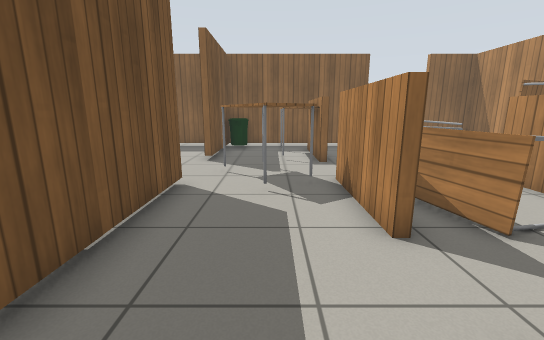
View 1 (above)

24 first-person views from a walk through a Gazebo world. The camera is 1 m above the floor, tilts 12° down and sees 90° across. The floor is counted in squares, 0.5 m on a side. Each view is taken from the middle of a square. On the plan, view 1 faces up. The plan holds only what a view shows up to about 16 squares ahead; the rest is blank. Simple patterns stand in for the simulator's built-in surfaces.

View 2
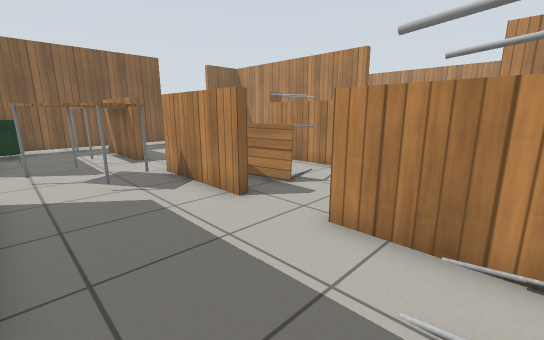

View 3
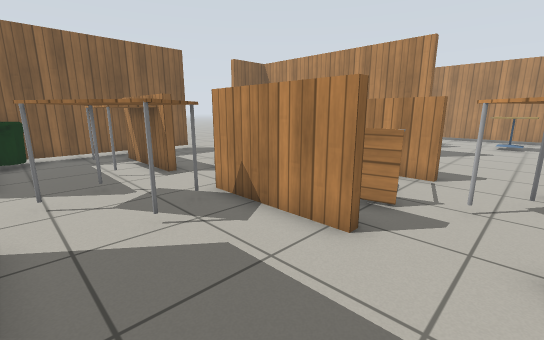

View 4
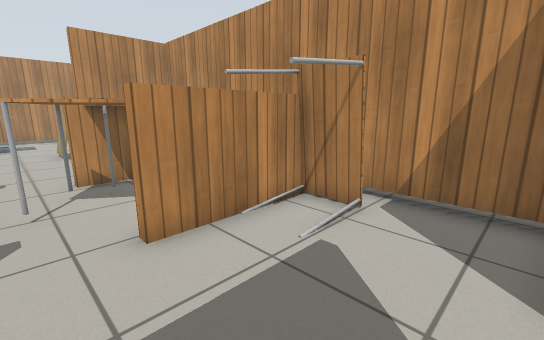

View 5
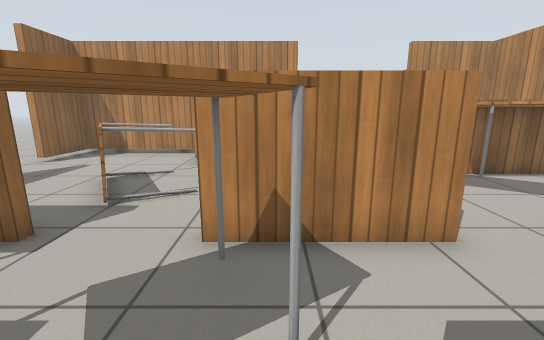

View 6
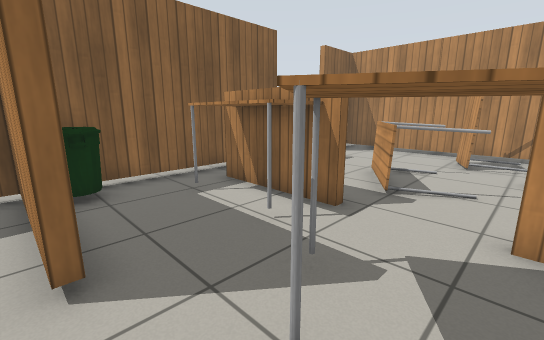

View 7
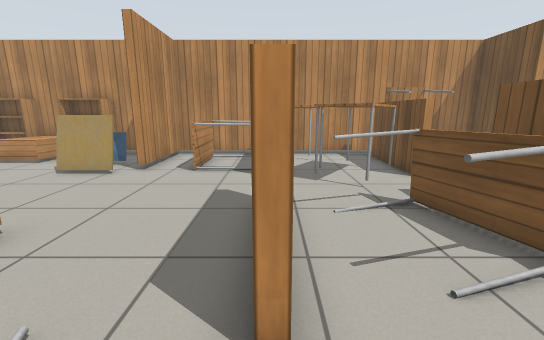

View 8
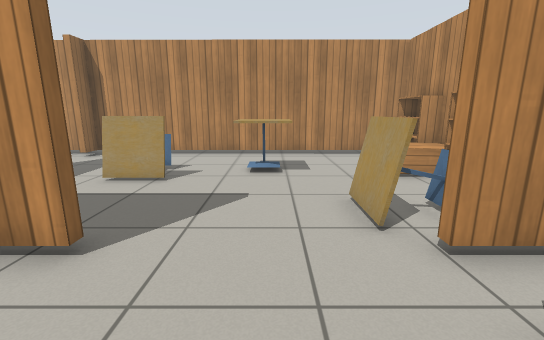

View 9
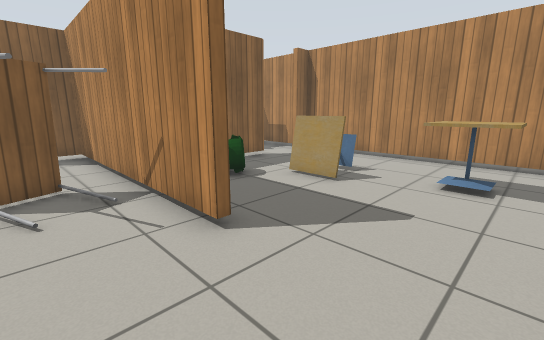

View 10
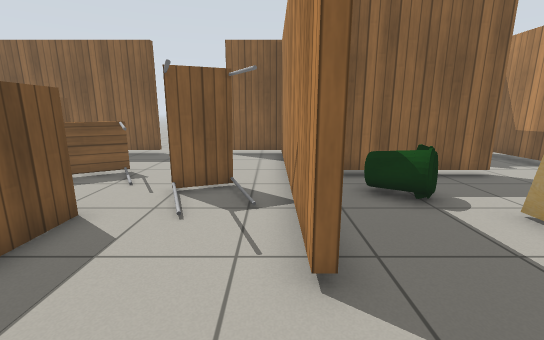

View 11
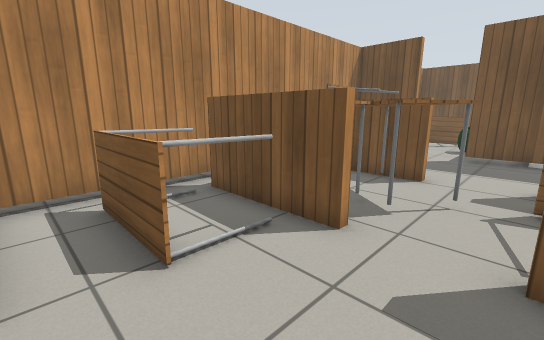

View 12
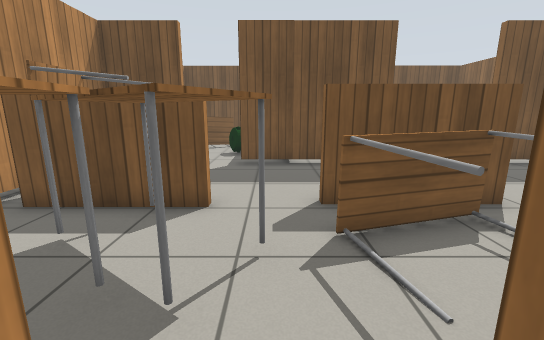

View 13
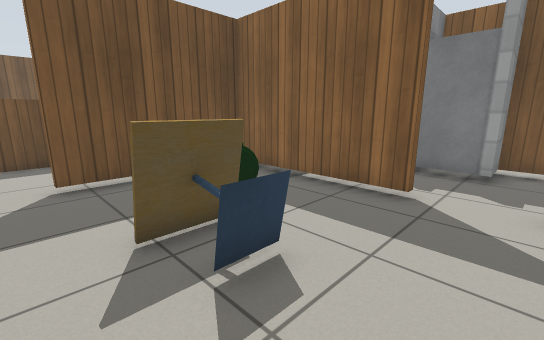

View 14
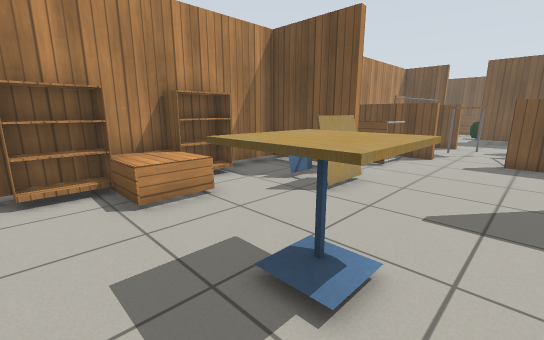

View 15
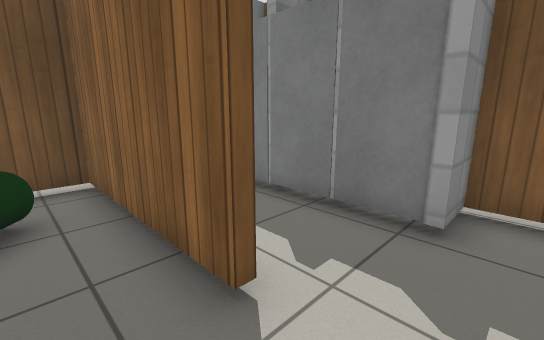

View 16
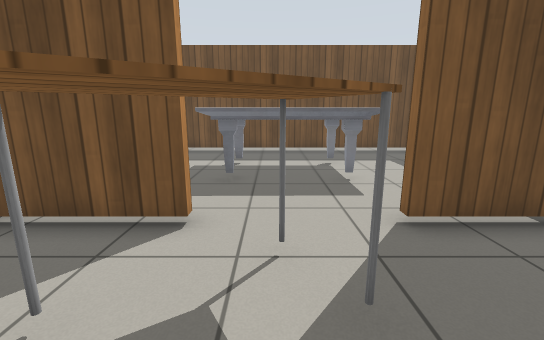

View 17
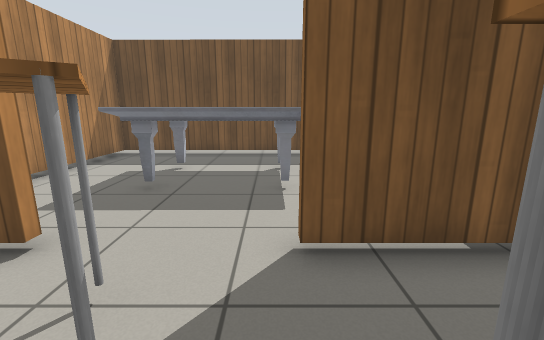

View 18
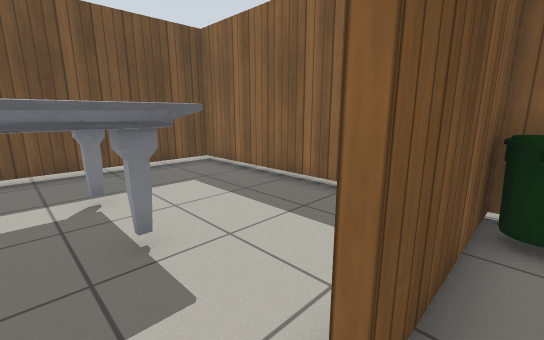

View 19
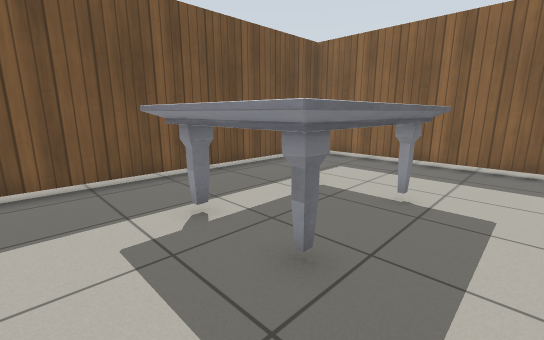

View 20
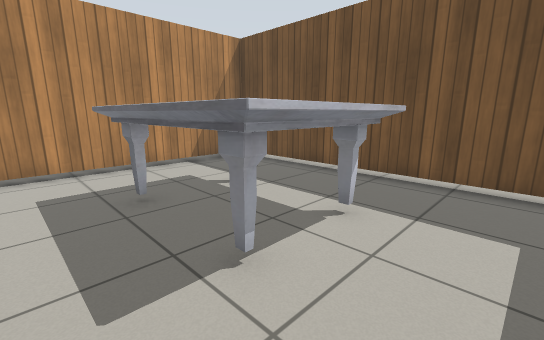

View 21
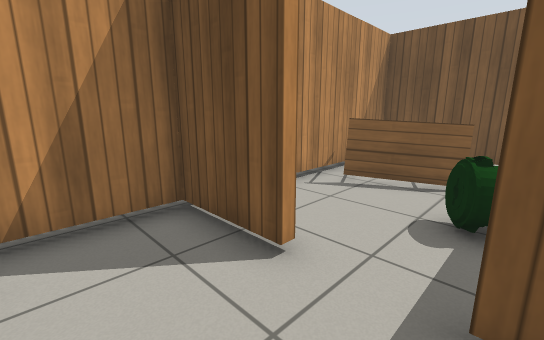

View 22
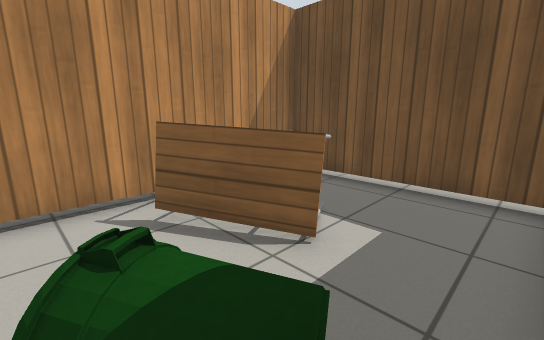

View 23
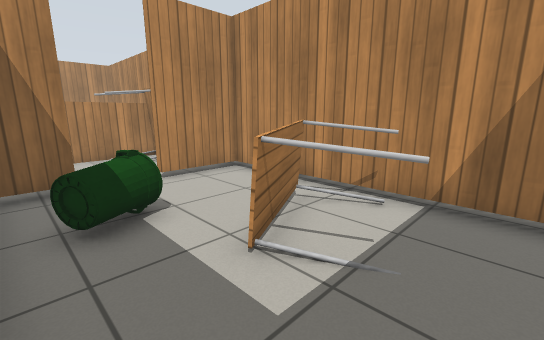

View 24
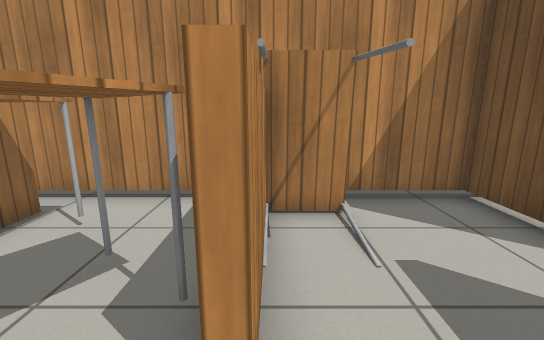

### Floor plan
Key: @ floor where view 1 was taken; # wall or solid block; x gap in a wall; . floor; T thing the floor can be seen under or through; B bin; A table; C cafe table; K bookshelf; L door leaf; M marble table.
Columns run from 13 left of view 1 to 22 right of it. Each row starts with its distance up from view 1.
 18             ...
 17 ...................  .....      ..
 16 .TTTTTTTTTT#TTTTTTT. .####      ###.
 15 .T........TB...x.........  L#L#L#.#.
 14 .T........T...A#.........#. ......#.
 13 .T........T...A#.........#.  .....#.
 12 .T..MMMM..T...A#..AA.....######...#.
 11 .T..M  M.......#.AA.A....#........#
 10 .T..   M.....A...A....AA.#.B......#
  9 .T..   M....AA....A...AA.#.BB.....#.
  8 .T..M  M....AAA#....#.A..#...C....T.
  7 .T..MMMM..#..A.#AAA.#....#...CC...T.
  6 .T........#....#A...#....#...C....T.
  5 .T........#....##A.A#.............T.
  4 .TTTTTTTTT#......AA...........CC..T.
  3 .T........#.......A...........CC..T.
  2 .T.....BB.#......AAA..............T.
  1 .T.....BB......#AAAA#AAA..CC......T.
  0 .T.AAA.......@A#AA A#..A.#CC......T.
 -1 .T...AA...#...A# .AA#..A.#.C..KK..T.
 -2 .T...AA...T...AT..A #AAA.#....KK..T
 -3  TTTTTTTTTTTTTTTTTTTTTTT####KKK#K##
 -4   ....... ..................

Positions as (right, up) in squares from view 1, and headings:
1: (0, 0), facing up
2: (-2, -1), facing up-right
3: (-2, 2), facing up-right
4: (-2, 3), facing down-right
5: (-2, 7), facing right
6: (-3, 8), facing up-right
7: (7, 10), facing down
8: (8, 3), facing right
9: (9, 2), facing up-right
10: (11, 3), facing up
11: (11, 4), facing down-left
12: (8, 3), facing left
13: (20, 5), facing up-left
14: (20, 5), facing down-left
15: (20, 10), facing up-left
16: (2, 9), facing left
17: (1, 11), facing left
18: (-2, 10), facing up-left
19: (-4, 5), facing up-left
20: (-4, 14), facing down-left
21: (0, 2), facing down-left
22: (-5, 3), facing down-left
23: (-11, 3), facing down-right
24: (2, 3), facing down
